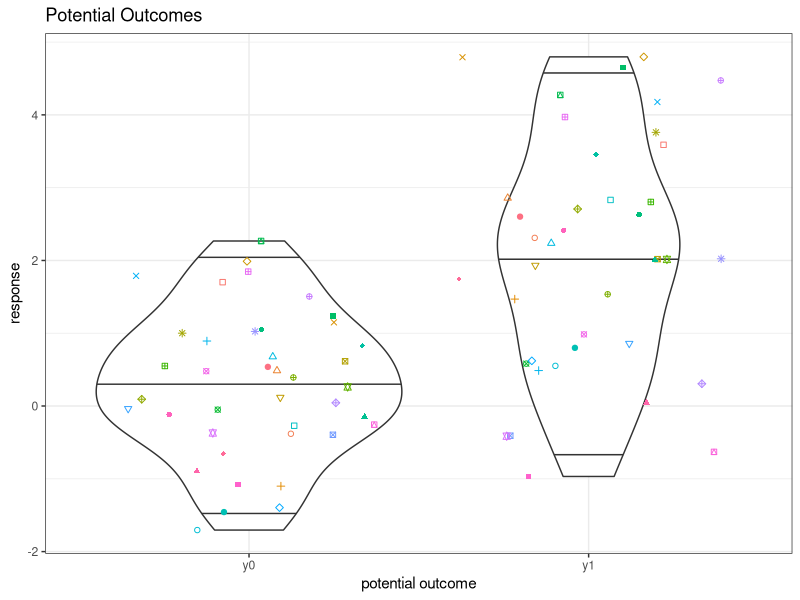
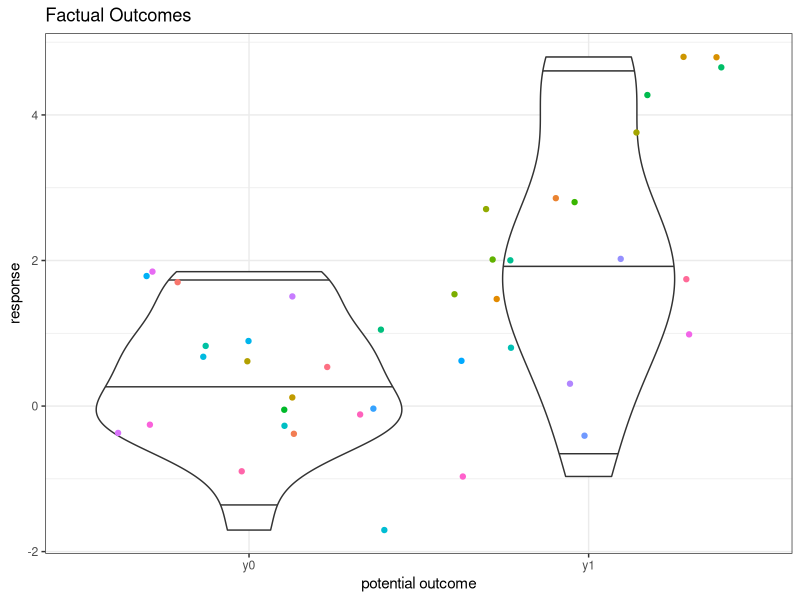

Here is the R script that generated these plots, in order:
## ---- chunk 1
knitr::opts_chunk$set(echo = TRUE)
library(tidyverse)
library(knitr)
set.seed(04132021)
## ---- chunk 2
n <- 40
y0 <- rnorm(n)
y1 <- y0 + rnorm(n, mean = 2)
## ---- chunk 3
dat <- tibble(id = factor(rep(1:n, 2)), response = c(y0, y1), 
              `potential outcome` = rep(c('y0','y1'), each = n))

dat %>% ggplot(aes(y = response, x = `potential outcome`)) + 
  geom_violin(draw_quantiles = c(.025, .5, .975)) + 
  geom_jitter(aes(color = id),  shape = rep(c(0:19),4)) +
  theme_bw() + theme(legend.position = 'none') +
  ggtitle('Potential Outcomes')
## ---- chunk 4
treatment <- sample(rep(0:1, each = n/2))
sample_dat <- tibble(id = factor(1:n), response = y0, 
                     `potential outcome` = rep('y0', n)) %>% filter(treatment == 0) %>% bind_rows(
                    tibble(id = factor(1:n), response = y1, 
                     `potential outcome` = rep('y1', n)) %>% filter(treatment == 1)   
                     )
## ---- chunk 5
sample_dat %>% ggplot(aes(y = response, x = `potential outcome`)) + 
  geom_violin(draw_quantiles = c(.025, .5, .975)) + 
  geom_jitter(aes(color = id)) + theme_bw() + theme(legend.position = 'none') +
    ggtitle('Factual Outcomes')

